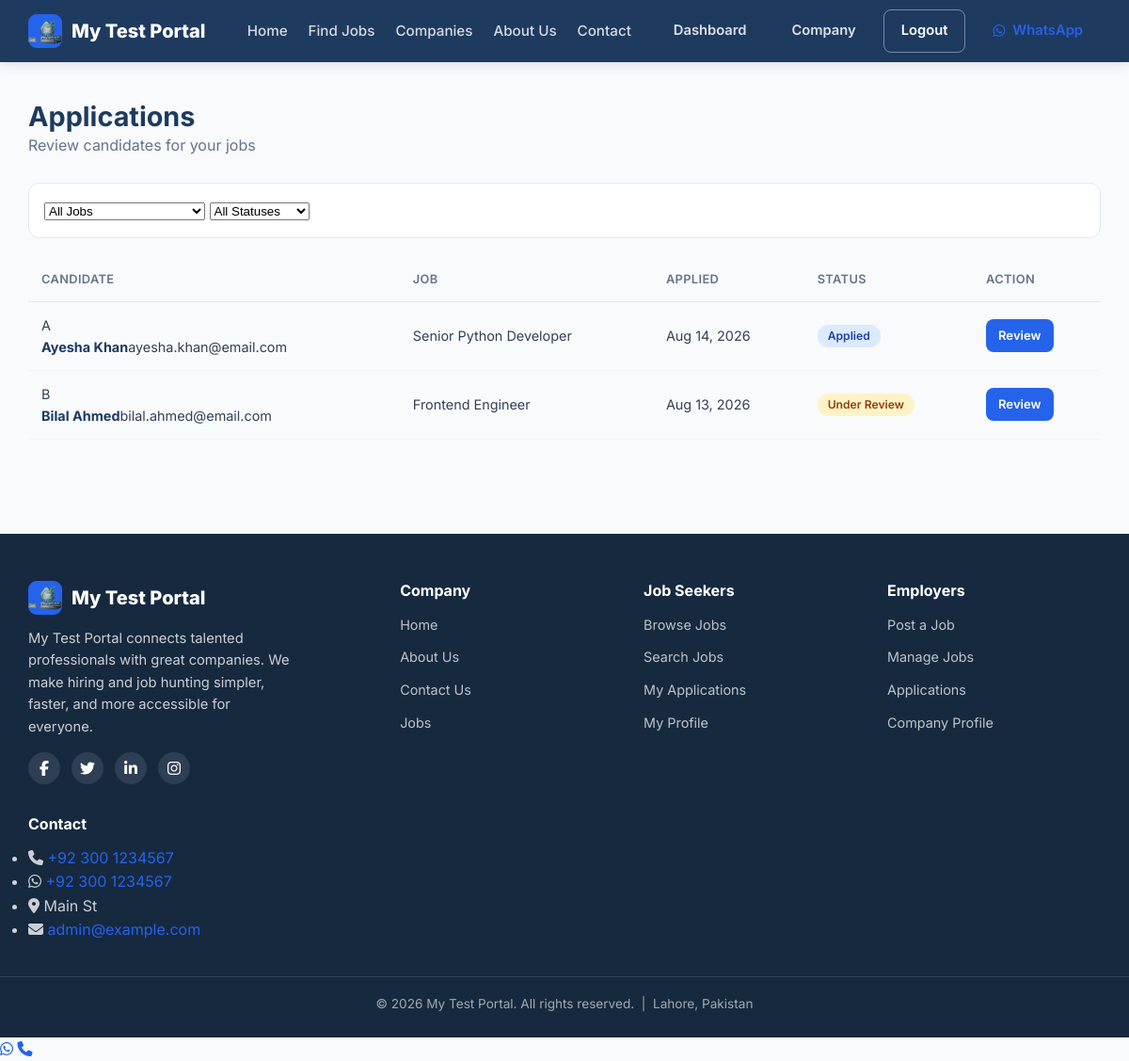
Screenshot of /employer/applications (signed in) with the database file from the repository.
### app/models/site_setting.py (models this page shows, shortened)
class SiteSetting(db.Model):
    __tablename__ = "site_settings"
    id = db.Column(db.Integer, primary_key=True)
    key = db.Column(db.String(80), unique=True, nullable=False, index=True)
    value = db.Column(db.Text, nullable=True)
    label = db.Column(db.String(120), nullable=True)
    group = db.Column(db.String(40), nullable=False, default="general")
    @classmethod
    def get_all(cls):
        return {s.key: s.value for s in cls.query.all()}

### app/models/application.py (models this page shows, shortened)
class Application(db.Model):
    __tablename__ = "applications"
    __table_args__ = (
        db.UniqueConstraint("job_id", "job_seeker_id", name="uq_job_seeker_application"),
    )
    id = db.Column(db.Integer, primary_key=True)
    job_id = db.Column(
        db.Integer, db.ForeignKey("jobs.id", ondelete="CASCADE"),
        nullable=False, index=True
    )
    applicant_id = db.Column(
        db.Integer, db.ForeignKey("users.id", ondelete="CASCADE"),
        nullable=False, index=True
    )
    job_seeker_id = db.Column(
        db.Integer, db.ForeignKey("job_seekers.id", ondelete="CASCADE"),
        nullable=False, index=True
    )
    resume = db.Column(db.String(255), nullable=True)
    cover_letter = db.Column(db.Text, nullable=True)
    status = db.Column(db.String(20), default=APP_APPLIED, nullable=False, index=True)
    interview_date = db.Column(db.Date, nullable=True)
    interview_time = db.Column(db.String(20), nullable=True)
    interview_notes = db.Column(db.Text, nullable=True)
    employer_notes = db.Column(db.Text, nullable=True)
    rejection_reason = db.Column(db.Text, nullable=True)
    status_updated_at = db.Column(db.DateTime, default=datetime.utcnow, nullable=False)
    applied_at = db.Column(db.DateTime, default=datetime.utcnow, nullable=False, index=True)
    updated_at = db.Column(
        db.DateTime, default=datetime.utcnow, onupdate=datetime.utcnow, nullable=False
    )
    job = db.relationship("Job", back_populates="applications")
    job_seeker = db.relationship("JobSeeker", back_populates="applications")

### app/models/user.py (models this page shows, shortened)
class User(UserMixin, db.Model):
    __tablename__ = "users"
    id = db.Column(db.Integer, primary_key=True)
    full_name = db.Column(db.String(150), nullable=False)
    username = db.Column(db.String(80), unique=True, nullable=False, index=True)
    email = db.Column(db.String(150), unique=True, nullable=False, index=True)
    phone = db.Column(db.String(30), nullable=True)
    password_hash = db.Column(db.String(255), nullable=False)
    role = db.Column(db.String(20), nullable=False, default=ROLE_JOBSEEKER)
    is_active = db.Column(db.Boolean, default=True, nullable=False)
    created_at = db.Column(db.DateTime, default=datetime.utcnow, nullable=False)
    updated_at = db.Column(
        db.DateTime, default=datetime.utcnow, onupdate=datetime.utcnow, nullable=False
    )
    job_seeker = db.relationship(
        "JobSeeker", back_populates="user", uselist=False, cascade="all, delete-orphan"
    )
    employer = db.relationship(
        "Employer", back_populates="user", uselist=False, cascade="all, delete-orphan"
    )
    notifications = db.relationship(
        "Notification",
        back_populates="user",
        uselist=True,
        cascade="all, delete-orphan",
        order_by="Notification.created_at.desc()",
    )
    @property
    def is_admin(self):
        return self.role == ROLE_ADMIN
    @property
    def is_employer(self):
        return self.role == ROLE_EMPLOYER
    @property
    def is_jobseeker(self):
        return self.role == ROLE_JOBSEEKER

### app/models/job.py (models this page shows, shortened)
class Job(db.Model):
    __tablename__ = "jobs"
    id = db.Column(db.Integer, primary_key=True)
    employer_id = db.Column(
        db.Integer, db.ForeignKey("employers.id", ondelete="CASCADE"),
        nullable=False, index=True
    )
    company_id = db.Column(
        db.Integer, db.ForeignKey("companies.id", ondelete="SET NULL"),
        nullable=True, index=True
    )
    category_id = db.Column(
        db.Integer, db.ForeignKey("job_categories.id"), nullable=True, index=True
    )
    title = db.Column(db.String(200), nullable=False, index=True)
    description = db.Column(db.Text, nullable=False)
    responsibilities = db.Column(db.Text, nullable=True)
    requirements = db.Column(db.Text, nullable=True)
    skills = db.Column(db.Text, nullable=True)
    education = db.Column(db.String(200), nullable=True)
    experience = db.Column(db.String(50), nullable=True)
    salary = db.Column(db.String(100), nullable=True)
    salary_min = db.Column(db.Integer, nullable=True)
    salary_max = db.Column(db.Integer, nullable=True)
    currency = db.Column(db.String(10), nullable=True, default="PKR")
    location = db.Column(db.String(120), nullable=False, index=True)
    employment_type = db.Column(db.String(30), nullable=False)
    deadline = db.Column(db.Date, nullable=True)
    benefits = db.Column(db.Text, nullable=True)
    status = db.Column(db.String(20), default=JOB_PENDING, nullable=False, index=True)
    is_featured = db.Column(db.Boolean, default=False, nullable=False)
    created_at = db.Column(db.DateTime, default=datetime.utcnow, nullable=False, index=True)
    updated_at = db.Column(
        db.DateTime, default=datetime.utcnow, onupdate=datetime.utcnow, nullable=False
    )
    employer = db.relationship("Employer", back_populates="jobs")
    company = db.relationship("Company", back_populates="jobs")
    category = db.relationship("JobCategory", back_populates="jobs")
    applications = db.relationship(
        "Application", back_populates="job", cascade="all, delete-orphan"
    )
    saved_by = db.relationship(
        "SavedJob", back_populates="job", cascade="all, delete-orphan"
    )

### app/routes/employer/__init__.py (the view)
@bp.route("/applications")
@login_required
@employer_required
def applications():
    employer = get_employer_or_403()
    job_id = request.args.get("job_id", type=int)
    status = request.args.get("status", "").strip()
    job_ids = [j.id for j in Job.query.filter_by(employer_id=employer.id).all()]
    query = Application.query.filter(Application.job_id.in_(job_ids))
    if job_id:
        query = query.filter_by(job_id=job_id)
    if status:
        query = query.filter_by(status=status)
    apps = query.order_by(Application.applied_at.desc()).all()
    jobs = Job.query.filter_by(employer_id=employer.id).all()
    return render_template(
        "employer/applications.html", applications=apps, jobs=jobs,
        current_job=job_id, current_status=status,
        statuses=[APP_APPLIED, APP_REVIEW, APP_SHORTLISTED, APP_INTERVIEW,
                  APP_SELECTED, APP_REJECTED],
        title="Applications",
    )

### app/templates/employer/applications.html (shortened to what this page needs)
{% extends "base.html" %}
{% from "partials/helpers.html" import upload_url, status_badge %}
{% block content %}
<section class="dashboard">
    <div class="container">
        <div class="dashboard-head">
            <div><h1>Applications</h1><p>Review candidates for your jobs</p></div>
        </div>
        <div class="filter-bar">
            <form method="get" class="filter-inline">
                <select name="job_id" onchange="this.form.submit()">
                    <option value="">All Jobs</option>
                </select>
                <select name="status" onchange="this.form.submit()">
                    <option value="">All Statuses</option>
                </select>
            </form>
        </div>
        {% if applications %}
        <div class="app-table-wrap">
            <table class="data-table">
                <thead><tr><th>Candidate</th><th>Job</th><th>Applied</th><th>Status</th><th>Action</th></tr></thead>
                <tbody>
                    {% for a in applications %}
                    <tr>
                        <td>
                            <div class="cand-cell">
                                <div class="avatar-sm">{{ a.job_seeker.user.full_name[:1] }}</div>
                                <div><strong>{{ a.job_seeker.user.full_name }}</strong><span>{{ a.job_seeker.user.email }}</span></div>
                            </div>
                        </td>
                        <td>{{ a.job.title }}</td>
                        <td>{{ format_date(a.applied_at) }}</td>
                        <td>{{ status_badge(a.status) }}</td>
                        <td><a href="{{ url_for('employer.application_detail', app_id=a.id) }}" class="btn btn-sm btn-primary">Review</a></td>
                    </tr>
                    {% endfor %}
                </tbody>
            </table>
        </div>
        {% else %}
        <div class="empty-state"><i class="fa-solid fa-inbox"></i><p>No applications match your filters.</p></div>
        {% endif %}
    </div>
</section>
{% endblock %}

### app/templates/partials/helpers.html (shortened to what this page needs)
{% macro status_badge(status) %}
<span class="badge {{ status_badge_class(status) }}">{{ status }}</span>
{% endmacro %}

### app/templates/partials/navbar.html (shortened to what this page needs)
<nav class="navbar">
    <div class="container navbar-inner">
        <a href="{{ url_for('public.index') }}" class="brand">
            <span class="brand-logo"><img src="{{ url_for('static', filename='images/logo.webp') }}" alt="{{ site.SITE_NAME }} logo" class="brand-logo-img"></span>
            <span class="brand-name">{{ site.SITE_NAME }}</span>
        </a>
        <div class="nav-menu" id="navMenu">
            <ul class="nav-links">
                <li><a href="{{ url_for('public.index') }}" class="{% if request.endpoint == 'public.index' %}active{% endif %}">Home</a></li>
                <li><a href="{{ url_for('public.jobs') }}" class="{% if request.endpoint == 'public.jobs' %}active{% endif %}">Find Jobs</a></li>
                <li><a href="{{ url_for('public.companies') }}" class="{% if request.endpoint == 'public.companies' %}active{% endif %}">Companies</a></li>
                <li><a href="{{ url_for('public.about') }}" class="{% if request.endpoint == 'public.about' %}active{% endif %}">About Us</a></li>
                <li><a href="{{ url_for('public.contact') }}" class="{% if request.endpoint == 'public.contact' %}active{% endif %}">Contact</a></li>
            </ul>
            <div class="nav-auth">
                {% if current_user.is_authenticated %}
                    {% set dash = url_for('seeker.dashboard') %}
                    {% if current_user.is_admin %}{% set dash = url_for('admin.dashboard') %}{% endif %}
                    {% if current_user.is_employer %}{% set dash = url_for('employer.dashboard') %}{% endif %}
                    <a href="{{ dash }}" class="btn btn-ghost">Dashboard</a>
                    {% if current_user.is_jobseeker %}
                        <a href="{{ url_for('seeker.profile') }}" class="btn btn-ghost">Profile</a>
                    {% elif current_user.is_employer %}
                        <a href="{{ url_for('employer.company_profile') }}" class="btn btn-ghost">Company</a>
                    {% else %}
                        <a href="{{ url_for('admin.dashboard') }}" class="btn btn-ghost">Admin</a>
                    {% endif %}
                    <a href="{{ url_for('auth.logout') }}" class="btn btn-outline">Logout</a>
                {% else %}
                    <a href="{{ url_for('auth.login') }}" class="btn btn-ghost">Login</a>
                    <a href="{{ url_for('auth.register') }}" class="btn btn-primary">Sign Up</a>
                    <a href="{{ url_for('auth.login') }}" class="btn btn-admin-login" title="Admin Login"><i class="fa-solid fa-lock"></i> Admin</a>
                {% endif %}
                <a href="{{ site.SITE_WHATSAPP_HREF }}?text={{ site.SITE_WHATSAPP_MESSAGE|urlencode }}" target="_blank" rel="noopener" class="btn btn-whatsapp" title="Chat on WhatsApp">
                    <i class="fa-brands fa-whatsapp"></i> WhatsApp
                </a>
            </div>
        </div>
    </div>
</nav>

### app/templates/partials/footer.html
<footer class="footer">
    <div class="container footer-grid">
        <div class="footer-col footer-brand">
            <div class="brand">
                <span class="brand-logo"><img src="{{ url_for('static', filename='images/logo.webp') }}" alt="{{ site.SITE_NAME }} logo" class="brand-logo-img"></span>
                <span class="brand-name">{{ site.SITE_NAME }}</span>
            </div>
            <p class="footer-about">{{ site.SITE_NAME }} connects talented professionals with great companies. We make hiring and job hunting simpler, faster, and more accessible for everyone.</p>
            <div class="footer-social">
                <a href="{{ site.SITE_FACEBOOK_URL }}" aria-label="Facebook" target="_blank" rel="noopener"><i class="fa-brands fa-facebook-f"></i></a>
                <a href="{{ site.SITE_TWITTER_URL }}" aria-label="Twitter" target="_blank" rel="noopener"><i class="fa-brands fa-twitter"></i></a>
                <a href="{{ site.SITE_LINKEDIN_URL }}" aria-label="LinkedIn" target="_blank" rel="noopener"><i class="fa-brands fa-linkedin-in"></i></a>
                <a href="{{ site.SITE_INSTAGRAM_URL }}" aria-label="Instagram" target="_blank" rel="noopener"><i class="fa-brands fa-instagram"></i></a>
            </div>
        </div>
        <div class="footer-col">
            <h4>Company</h4>
            <ul class="footer-links">
                <li><a href="{{ url_for('public.index') }}">Home</a></li>
                <li><a href="{{ url_for('public.about') }}">About Us</a></li>
                <li><a href="{{ url_for('public.contact') }}">Contact Us</a></li>
                <li><a href="{{ url_for('public.jobs') }}">Jobs</a></li>
            </ul>
        </div>
        <div class="footer-col">
            <h4>Job Seekers</h4>
            <ul class="footer-links">
                <li><a href="{{ url_for('public.jobs') }}">Browse Jobs</a></li>
                <li><a href="{{ url_for('public.jobs') }}">Search Jobs</a></li>
                {% if current_user.is_authenticated and current_user.is_jobseeker %}
                    <li><a href="{{ url_for('seeker.applications') }}">My Applications</a></li>
                    <li><a href="{{ url_for('seeker.profile') }}">My Profile</a></li>
                {% else %}
                    <li><a href="{{ url_for('auth.register') }}">My Applications</a></li>
                    <li><a href="{{ url_for('auth.register') }}">My Profile</a></li>
                {% endif %}
            </ul>
        </div>
        <div class="footer-col">
            <h4>Employers</h4>
            <ul class="footer-links">
                {% if current_user.is_authenticated and current_user.is_employer %}
                    <li><a href="{{ url_for('employer.jobs') }}">Post a Job</a></li>
                    <li><a href="{{ url_for('employer.jobs') }}">Manage Jobs</a></li>
                    <li><a href="{{ url_for('employer.applications') }}">Applications</a></li>
                    <li><a href="{{ url_for('employer.company_profile') }}">Company Profile</a></li>
                {% else %}
                    <li><a href="{{ url_for('auth.register') }}">Post a Job</a></li>
                    <li><a href="{{ url_for('auth.register') }}">Manage Jobs</a></li>
                    <li><a href="{{ url_for('auth.register') }}">Applications</a></li>
                    <li><a href="{{ url_for('auth.register') }}">Company Profile</a></li>
                {% endif %}
            </ul>
        </div>
        <div class="footer-col">
            <h4>Contact</h4>
            <ul class="footer-contact">
                <li><i class="fa-solid fa-phone"></i> <a href="{{ site.SITE_PHONE_HREF }}">{{ site.SITE_PHONE_DISPLAY }}</a></li>
                <li><i class="fa-brands fa-whatsapp"></i> <a href="{{ site.SITE_WHATSAPP_HREF }}">{{ site.SITE_WHATSAPP_NUMBER }}</a></li>
                <li><i class="fa-solid fa-location-dot"></i> {{ site.SITE_ADDRESS }}</li>
                <li><i class="fa-solid fa-envelope"></i> <a href="mailto:{{ site.SITE_EMAIL }}">{{ site.SITE_EMAIL }}</a></li>
            </ul>
        </div>
    </div>
    <div class="footer-bottom">
        <div class="container">
            <p>&copy; {{ current_year }} {{ site.SITE_NAME }}. All rights reserved. &nbsp;|&nbsp; {{ site.SITE_CITY }}, {{ site.SITE_COUNTRY }}</p>
        </div>
    </div>
</footer>

### rows the page displays
SiteSetting: SITE_NAME "My Test Portal"
Application: job_seeker.user "A", job_seeker.user.full_name "Ayesha Khan", job_seeker.user.email "ayesha.khan@email.com", job "Senior Python Developer", applied_at "Aug 14, 2026", status "Applied"
Application: job_seeker.user "B", job_seeker.user.full_name "Bilal Ahmed", job_seeker.user.email "bilal.ahmed@email.com", job "Frontend Engineer", applied_at "Aug 13, 2026", status "Under Review"
SiteSetting: SITE_PHONE_DISPLAY "+92 300 1234567"
SiteSetting: SITE_WHATSAPP_NUMBER "+92 300 1234567"
SiteSetting: SITE_ADDRESS "Main St"
SiteSetting: SITE_EMAIL "admin@example.com"
SiteSetting: SITE_CITY "Lahore"
SiteSetting: SITE_COUNTRY "Pakistan"

### other values shown
{{ current_year }} "2026"
